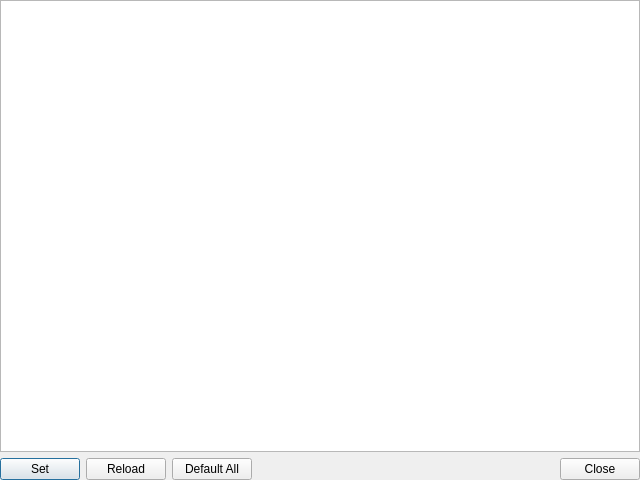
<?xml version="1.0" encoding="UTF-8"?>
<ui version="4.0">
 <class>UPropertyXMLWidget</class>
 <widget class="QDialog" name="UPropertyXMLWidget">
  <property name="geometry">
   <rect>
    <x>0</x>
    <y>0</y>
    <width>640</width>
    <height>480</height>
   </rect>
  </property>
  <property name="windowTitle">
   <string>Dialog</string>
  </property>
  <layout class="QVBoxLayout" name="verticalLayout">
   <property name="leftMargin">
    <number>0</number>
   </property>
   <property name="topMargin">
    <number>0</number>
   </property>
   <property name="rightMargin">
    <number>0</number>
   </property>
   <property name="bottomMargin">
    <number>0</number>
   </property>
   <item>
    <widget class="QPlainTextEdit" name="plainTextEditPropertyXml"/>
   </item>
   <item>
    <layout class="QHBoxLayout" name="horizontalLayout">
     <item>
      <widget class="QPushButton" name="pushButtonSetProperty">
       <property name="text">
        <string>Set</string>
       </property>
      </widget>
     </item>
     <item>
      <widget class="QPushButton" name="pushButtonReloadProperty">
       <property name="text">
        <string>Reload</string>
       </property>
      </widget>
     </item>
     <item>
      <widget class="QPushButton" name="pushButtonDefaultAllProperty">
       <property name="text">
        <string>Default All</string>
       </property>
      </widget>
     </item>
     <item>
      <spacer name="horizontalSpacer">
       <property name="orientation">
        <enum>Qt::Horizontal</enum>
       </property>
       <property name="sizeHint" stdset="0">
        <size>
         <width>40</width>
         <height>20</height>
        </size>
       </property>
      </spacer>
     </item>
     <item>
      <widget class="QPushButton" name="pushButtonCloseWindow">
       <property name="text">
        <string>Close</string>
       </property>
      </widget>
     </item>
    </layout>
   </item>
  </layout>
 </widget>
 <resources/>
 <connections/>
</ui>
